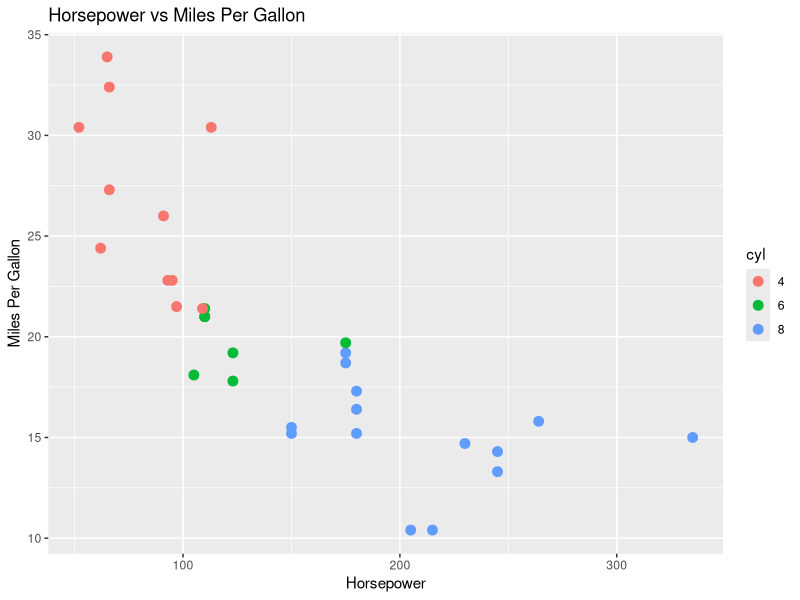

Recreate this plot in R.

library(ggplot2)

data(mtcars)

mtcars$cyl <- as.factor(mtcars$cyl)

ggplot(mtcars, aes(x = hp, y = mpg, color = cyl)) +
  geom_point(size = 3) +
  labs(
    title = "Horsepower vs Miles Per Gallon",
    x = "Horsepower",
    y = "Miles Per Gallon"
  )

